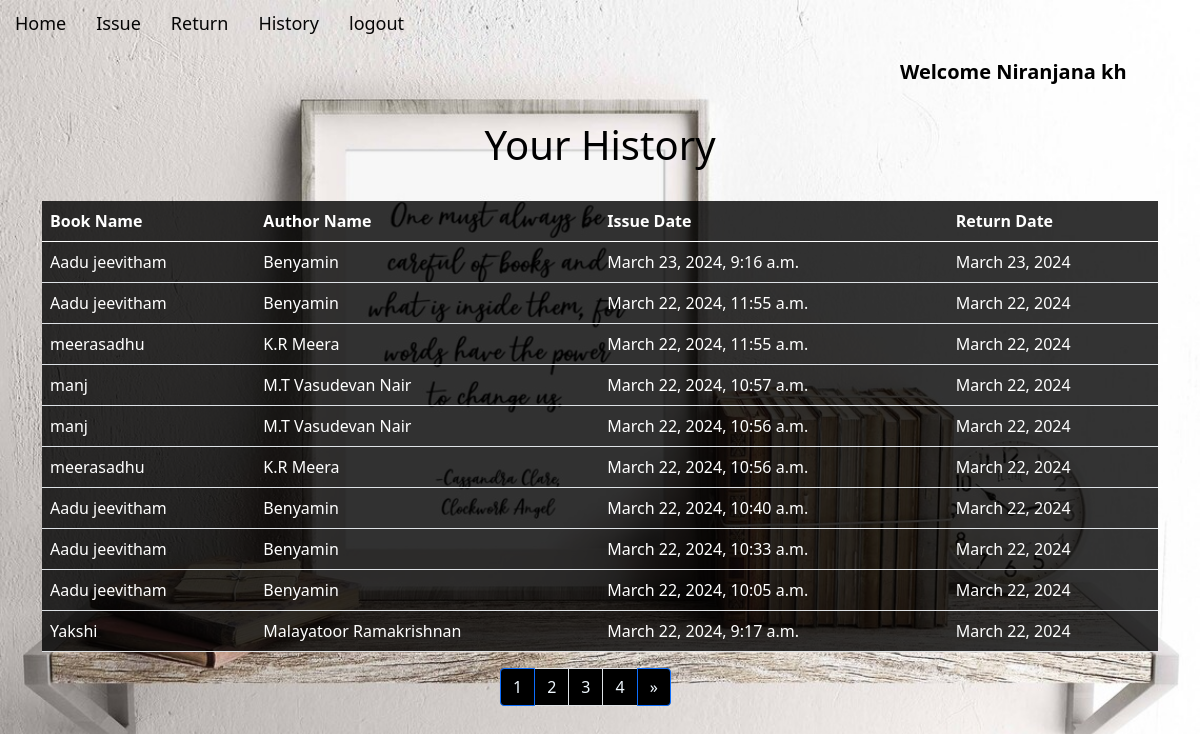
The app's page /history/ (signed in) with its own data.
### app/models.py (models this page shows, shortened)
class IssuedItem(models.Model):
    book_id = models.ForeignKey(Book, on_delete=models.CASCADE)
    user_id = models.ForeignKey(User, on_delete=models.CASCADE)
    issue_date = models.DateTimeField(default=timezone.now)
    return_date = models.DateField(blank=True, null=True)

class Book(models.Model):
    book_name = models.CharField(max_length=150)
    author_name = models.CharField(max_length=200)
    quantity = models.IntegerField(default=1)
    subject = models.CharField(max_length=2000)
    book_add_time = models.TimeField(default=timezone.now)
    book_add_date = models.DateField(default=timezone.now)
    class Meta:
        unique_together = ('book_name', 'author_name')

### app/views.py (the view)
# urls.py: path('history/',views.history,name='history'),
@login_required(login_url='loginn')
def history(request):
    my_items = IssuedItem.objects.filter(user_id=request.user).order_by('-issue_date')
    paginator = Paginator(my_items, 10)
    page_number = request.GET.get('page')
    try:
        show_data_final = paginator.get_page(page_number)
    except ValueError:
        show_data_final = []
    return render(request, 'history.html', {'books': show_data_final})

### app/templates/history.html (shortened to what this page needs)
{% extends 'base.html' %}
{% load static %}
    {% block content %}
    <div style="text-align: center;color: aliceblue;">
        <br>
        <h1 style="color: black;">Your History</h1>
        <br>
    </div>
    <div class="container">
        <table class="table" style="background-color: rgba(0, 0, 0, 0.8); color:white;">
            <thead class="thead-dark">
                <tr>
                    <th scope="col">Book Name</th>
                    <th scope="col">Author Name</th>
                    <th scope="col">Issue Date</th>
                    <th scope="col">Return Date</th>
                </tr>
            </thead>
            <tbody>
                {% for book in books %}
                <tr>
                    <td>{{book.book_id.book_name}}</td>
                    <td>{{book.book_id.author_name}}</td>
                    <td>{{book.issue_date}}</td>
                    <td>{{book.return_date}}</td>
                </tr>
                {% endfor %}
            </tbody>
        </table>
    </div>
    <div class="mx-auto" style="width: 200px;">
        <nav aria-label="..." >
            <ul class="pagination ms-10" >
                {% for i in "x"|ljust:books.paginator.num_pages %}
                <li
                 class="page-item {% if forloop.counter == books.number %}active{% endif %}">
                     {% if books.paginator.num_pages > 1 %}
                    <a class="page-link" href="?page={{forloop.counter}}" style="background-color: black; color: aliceblue;">
                        {{forloop.counter}}</a>
                    {% endif %}
                </li>
                {% endfor %} {% if books.has_next %}
                <li class="page-item active">
                    <a class="page-link" href="?page={{books.next_page_number}}"  style="background-color: black; color: aliceblue;">&raquo;</a>
                </li>
                {% endif %}
            </ul>
        </nav>
    </div>
    {% endblock %}

### app/templates/base.html (shortened to what this page needs)
{% load static %}
<!DOCTYPE html>
<html lang="en">
<head>
  <link href="https://cdn.jsdelivr.net/npm/bootstrap@5.0.2/dist/css/bootstrap.min.css" rel="stylesheet"
>
  <link rel="stylesheet" href="{% static 'css/base.css' %}">
</head>
<body>
  <ul class="nav">
    {% if not user.is_authenticated %}
    <li class="nav-item">
      <a class="nav-link" href="{% url 'signUp' %}">signup</a>
    </li>
    <li class="nav-item">
      <a class="nav-link" href="{% url 'loginn' %}">login</a>
    </li>
    {% else %}
    <li class="nav-item">
      <a class="nav-link" href="/">Home</a>
    </li>
    <li class="nav-item">
      <a class="nav-link" href="{% url 'issue' %}">Issue</a>
    </li>
    <li class="nav-item">
      <a class="nav-link" href="{% url 'return' %}">Return</a>
    </li>
    <li class="nav-item">
      <a class="nav-link" href="{% url 'history' %}">History</a>
    </li>
    <li class="nav-item">
      <a class="nav-link " href="{% url 'logout1' %}">logout</a>
    </li>
    <li class="nav justify-content-end">
      {% if user.is_authenticated %}
        <a class="navbar-brand" style="color: rgb(0, 0, 0);  padding: 10px 15px;padding-left: 900px; font-size: 20px;"><b>Welcome {{user}}</b></a>
      {% endif %}
    </li>
    {% endif %}
  </ul>
  {% block content %}{% endblock %}
</body>
</html>

### app/static/css/base.css (style rules this page uses)
body { background-image: url('../images/base1.jpg'); background-size: cover; }
.nav-link { color: rgb(5, 5, 5); font-size: large; text-decoration: none; padding: 10px 15px; border-radius: 5px; transition: background-color 0.3s ease; }

### records on screen
IssuedItem: book_id.book_name "Aadu jeevitham", book_id.author_name "Benyamin", issue_date "March 23, 2024, 9:16 a.m.", return_date "March 23, 2024"
IssuedItem: book_id.book_name "Aadu jeevitham", book_id.author_name "Benyamin", issue_date "March 22, 2024, 11:55 a.m.", return_date "March 22, 2024"
IssuedItem: book_id.book_name "meerasadhu", book_id.author_name "K.R Meera", issue_date "March 22, 2024, 11:55 a.m.", return_date "March 22, 2024"
IssuedItem: book_id.book_name "manj", book_id.author_name "M.T Vasudevan Nair", issue_date "March 22, 2024, 10:57 a.m.", return_date "March 22, 2024"
IssuedItem: book_id.book_name "manj", book_id.author_name "M.T Vasudevan Nair", issue_date "March 22, 2024, 10:56 a.m.", return_date "March 22, 2024"
IssuedItem: book_id.book_name "meerasadhu", book_id.author_name "K.R Meera", issue_date "March 22, 2024, 10:56 a.m.", return_date "March 22, 2024"
IssuedItem: book_id.book_name "Aadu jeevitham", book_id.author_name "Benyamin", issue_date "March 22, 2024, 10:40 a.m.", return_date "March 22, 2024"
IssuedItem: book_id.book_name "Aadu jeevitham", book_id.author_name "Benyamin", issue_date "March 22, 2024, 10:33 a.m.", return_date "March 22, 2024"
IssuedItem: book_id.book_name "Aadu jeevitham", book_id.author_name "Benyamin", issue_date "March 22, 2024, 10:05 a.m.", return_date "March 22, 2024"
IssuedItem: book_id.book_name "Yakshi", book_id.author_name "Malayatoor Ramakrishnan", issue_date "March 22, 2024, 9:17 a.m.", return_date "March 22, 2024"

### other values on screen
{{ user }} "Niranjana kh"
